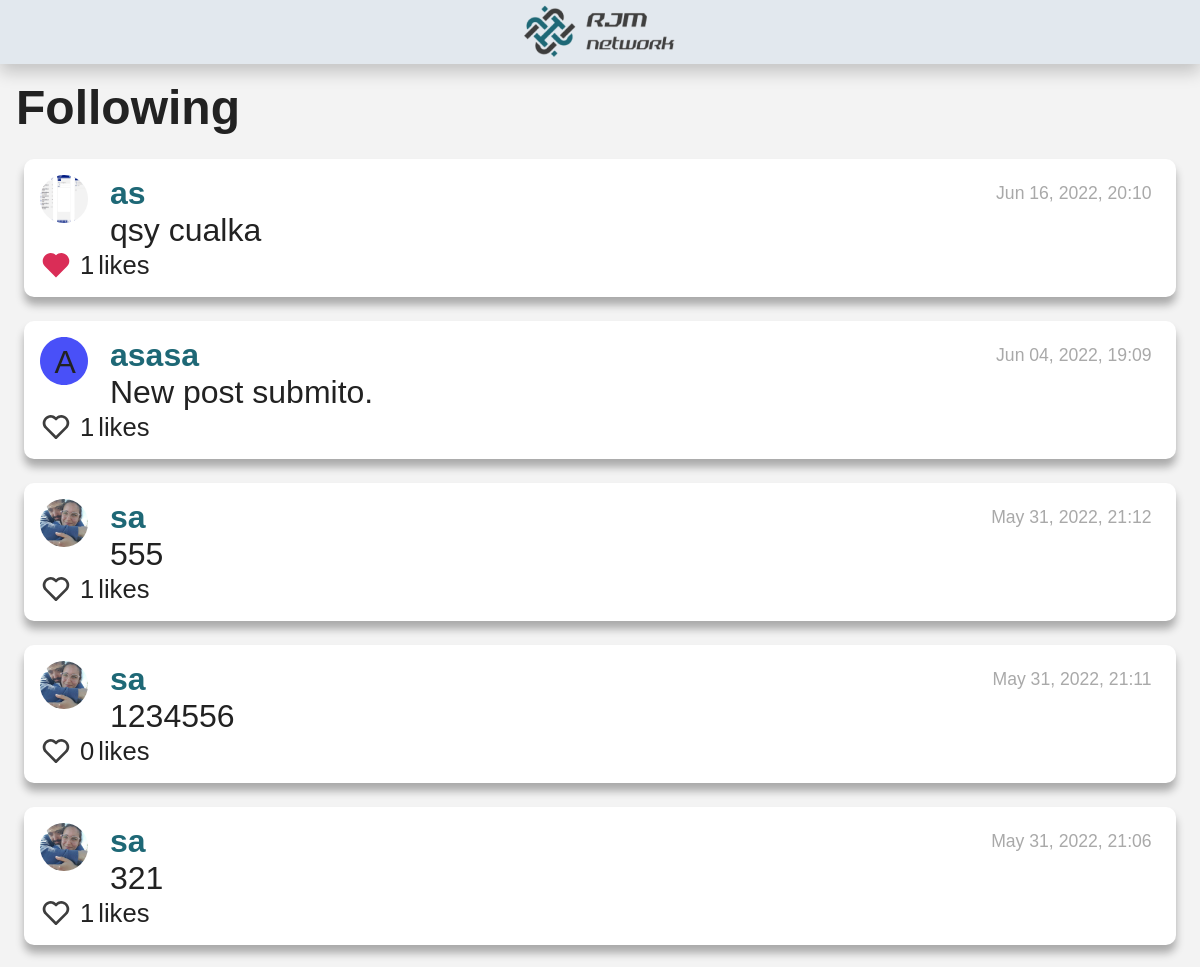
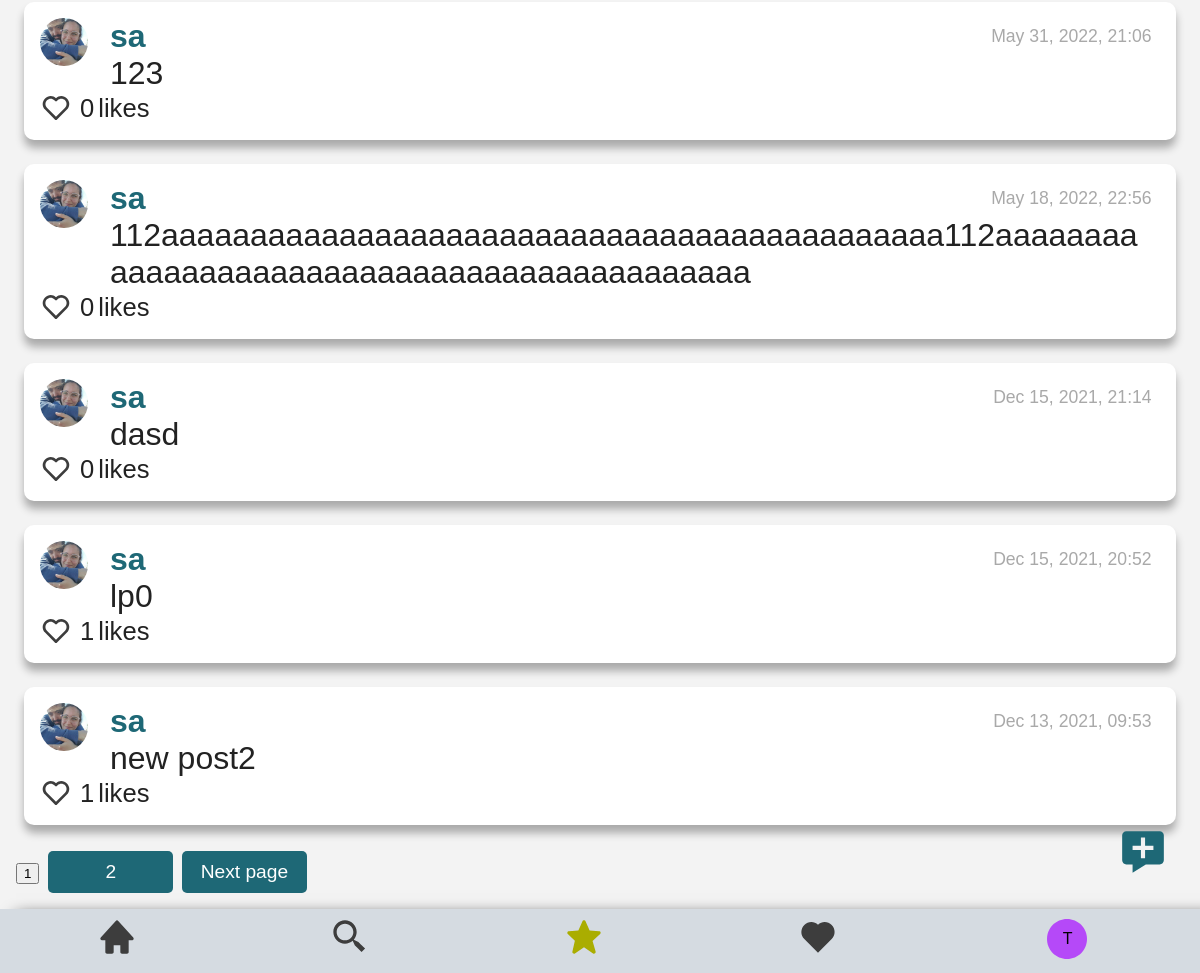
Page /following (signed in) on the committed database (2 pictures, top to bottom).
### network/models.py (models this page shows, shortened)
class User(AbstractUser):
    header_image = models.ImageField(null=True, blank=True, upload_to="images/")
    pass

class NewPost(models.Model):
    poster = models.ForeignKey(User, on_delete=models.PROTECT, related_name="posts_posted")
    description = models.TextField(blank=False)
    date_added = models.DateTimeField(auto_now_add=True)

### network/views.py (the view)
# urls.py: path("following", views.following, name="following"),
def following(request):
    if request.user.id:
        follows_filter=[]
        followers = Followers.objects.filter(follower=request.user.id)
        for each_followers_filter in followers:
            print(each_followers_filter.followed.id)
            follows_filter.append(each_followers_filter.followed.id)
        all_posts = NewPost.objects.all()
        all_posts = all_posts.order_by("-date_added")
        all_posts2=all_posts.filter(poster__in=follows_filter)
        total_posts=all_posts2.count()
        all_posts2=all_posts2[:10]
        total_pages=math.ceil(total_posts/10)
        list_total_pages = []
        for i in range(2, total_pages+1):
            list_total_pages.append(i)
        all_likers = Likers.objects.all()
        for post in all_posts2:
            post.date_added = (post.date_added.strftime("%b %d, %Y, %H:%M"))
            post.number_likes=0
            likers = all_likers.filter(post=post.id)
            likers_id = []
            for each_liker in likers:
                post.likers = each_liker.liker.all()
                post.number_likes = each_liker.liker.count()
                for each in each_liker.liker.all():
                    likers_id.append(each.id)
                post.likers_id = likers_id
        users = User.objects.all()
        user_color = {}
        colors_list = ["C37D7D", "FC792F", "4950F8", "EBFC2F", "15A2F1", "58FC2F", "36F9E1", "2ECF65", "B549F8", "FF83EB", "FCCF2F"]
        for j in users:
            user_color[j.id] = random.choice(colors_list)
            colors_list.remove(user_color[j.id])
        return render(request, "network/following.html",{
            "follows_filter":follows_filter,
            "all_posts":all_posts2,
            "list_total_pages":list_total_pages,
            "user_color": user_color,
        })
    else:
        return render(request, "network/register.html")

### network/templatetags/network_extras.py (called while the page is built)
@register.filter
def keyvalue(dict, key):
    return dict[key]

### network/templates/network/following.html (shortened to what this page needs)
{% extends "network/layout.html" %}
{% load static %}
{% load network_extras %}
{% block body %}
<h3>Following</h3>
    <div id="all_posts_view">
        <div id="page_0">
            {% if all_posts %}
                {% for post in all_posts %}
                    <div id="posts_style">
                        <div id="posts-flex-order">
                            <div id="posts-flex-order-child1">
                                {% if post.poster.header_image %}
                                    <img class="posts_profile_picture" alt="Image not found" src="/media/{{ post.poster.header_image }}">
                                {% else %}
                                    <div class="no_profile_picture">
                                        <svg id="dropbtn-profile" class="no_profile_picture_circle" width="40" height="40" viewBox="0 0 40 40" fill="none" xmlns="http://www.w3.org/2000/svg">
                                            <path id="dropbtn-profile" d="M40 20C40 31.0457 31.0457 40 20 40C8.95431 40 0 31.0457 0 20C0 8.9543 8.95431 0 20 0C31.0457 0 40 8.9543 40 20Z" fill="#{{user_color|keyvalue:post.poster.id}}"/>
                                        </svg>
                                        <div  class="no_profile_picture_letter">
                                            {{ post.poster|make_list|first|capfirst }}
                                        </div>
                                    </div>
                                {% endif %}
                            </div>
                            <div id="posts-flex-order-child2">
                                <div id="posts-first-line">
                                    <a id="profile"  href="profile/{{ post.poster.id }}">{{ post.poster }}</a>
                                    <div id="post-{{post.date_added}}" class="date_post"> {{ post.date_added }}</div>
                                </div>
                                <div id="post-description-{{post.id}}" class="description_post"> {{ post.description }} </div>
                            </div>
                        </div>
                        <div id="like_complete">
                            {% if user.id in post.likers_id %}
                                <button class="yes_button" id="like-btn-{{post.id}}" value="heart_full" onclick="like('{{ post.id }}')">
                                    <svg id="heart-img-{{ post.id }}" alt="jacket" width="40" height="40" viewBox="0 0 40 40" fill="none" xmlns="http://www.w3.org/2000/svg">
                                        <path d="M33.6751 7.9851C32.7561 7.05963 31.6632 6.32493 30.4593 5.82324C29.2555 5.32155 27.9643 5.06277 26.6601 5.06177C24.1931 5.06217 21.8162 5.98889 20 7.65843C18.1841 5.98861 15.8071 5.06185 13.34 5.06177C12.0343 5.06313 10.7417 5.3227 9.53661 5.82555C8.33155 6.3284 7.23783 7.06459 6.31838 7.99177C2.39672 11.9301 2.39838 18.0901 6.32172 22.0118L20 35.6901L33.6784 22.0118C37.6017 18.0901 37.6034 11.9301 33.6751 7.9851Z" fill="#DA2D57"/>
                                    </svg>
                                </button>
                            {% else %}
                                <button class="yes_button" id="like-btn-{{post.id}}" value="heart_empty"  onclick="like('{{ post.id }}')">
                                    <svg id="heart-img-{{ post.id }}" alt="jacket" width="40" height="40" viewBox="0 0 40 40" fill="none" xmlns="http://www.w3.org/2000/svg">
                                        <path d="M20 7.65843C18.1841 5.98861 15.8071 5.06185 13.34 5.06177C12.0343 5.06313 10.7417 5.3227 9.53661 5.82555C8.33155 6.3284 7.23783 7.06459 6.31838 7.99177C2.39672 11.9301 2.39838 18.0901 6.32172 22.0118L18.5417 34.2318C18.825 34.7301 19.3717 35.0518 20 35.0518C20.258 35.0493 20.5119 34.9863 20.7411 34.8679C20.9704 34.7495 21.1686 34.579 21.32 34.3701L33.6784 22.0118C37.6017 18.0884 37.6017 11.9301 33.675 7.9851C32.7561 7.05963 31.6632 6.32493 30.4593 5.82324C29.2555 5.32155 27.9643 5.06277 26.66 5.06177C24.1931 5.06217 21.8162 5.98889 20 7.65843ZM31.3184 10.3418C33.9234 12.9601 33.925 17.0501 31.3217 19.6551L20 30.9768L8.67838 19.6551C6.07505 17.0501 6.07672 12.9601 8.67505 10.3484C9.94172 9.08843 11.5984 8.3951 13.34 8.3951C15.0817 8.3951 16.7317 9.08843 17.9884 10.3451L18.8217 11.1784C18.9764 11.3333 19.16 11.4562 19.3622 11.5401C19.5644 11.6239 19.7812 11.6671 20 11.6671C20.2189 11.6671 20.4357 11.6239 20.6379 11.5401C20.8401 11.4562 21.0237 11.3333 21.1784 11.1784L22.0117 10.3451C24.5317 7.8301 28.8017 7.83677 31.3184 10.3418Z" fill="#3D3D3D"/>
                                    </svg>
                                </button>
                            {% endif %}
                            <div id="like-count-{{post.id}}" class="d-inline-block">{{post.number_likes}} </div> likes
                        </div>
                    </div>
                {% endfor %}
                <div id="id_page_buttons">
                    <button id="selected_button" class="no-button" > 1 </button>
                    {% if list_total_pages %}
                        {% for page in list_total_pages %}
                            <button class="page_button"  id="not_selected_button" onclick="pages('{{user.id}}', 0, '{{page}}'-1)">{{page}}</button>
                        {% endfor %}
                        <button class="page_button" onclick="pages('{{user.id}}', 0, 1)">Next page</button>
                    {% endif %}
                </div>
            {% else %}
                <li>no post</li>
            {% endif %}
        </div>
    </div>
{% endblock %}

### network/templates/network/layout.html (shortened to what this page needs)
{% load static %}
{% load network_extras %}
<!DOCTYPE html>
<html lang="en">
    <head>
        <link href="{% static 'network/styles.css' %}" rel="stylesheet">
    </head>
    <body>
        <header class="header">
            <img class="logo" src="{% static 'assets/logo1-removebg-preview 2.png' %}" alt="Logo_page">
        </header>
        <nav id="navbar" class="navbar navbar-expand-lg navbar-light bg-light">
            <a class="nav-link"  id="nav-home" href="{% url 'index'%}">
            </a>
            <div class="nav-link"  id="nav-search">
            </div>
            {% if user.is_authenticated %}
            <div class="new_post_button"  id="new_post">
            </div>
                <a class="nav-link" id="nav-following" href="{% url 'following' %}">
                </a>
                <a class="nav-link"  id="nav-liked-posts" href="{% url 'liked_posts'%}">
                </a>
                <div class="dropdown">
                    <button onclick="myFunction()" class="dropbtn" id="dropbtn-profile" >
                        {% if user.header_image %}
                            <img id="profile_img" class="posts_profile_picture" alt="Image not found" src="/media/{{ user.header_image }}">
                        {% else %}
                            <div class="no_profile_picture">
                                <svg id="dropbtn-profile" class="no_profile_picture" width="40" height="40" viewBox="0 0 40 40" fill="none" xmlns="http://www.w3.org/2000/svg">
                                    <path id="dropbtn-profile" d="M40 20C40 31.0457 31.0457 40 20 40C8.95431 40 0 31.0457 0 20C0 8.9543 8.95431 0 20 0C31.0457 0 40 8.9543 40 20Z" fill="#{{user_color|keyvalue:user.id}}"/>
                                </svg>
                                <div  id="profile_letter" class="no_profile_picture_letter">
                                    {{ user|make_list|first|capfirst }}
                                </div>
                            </div>
                        {% endif %}
                    </button>
                </div>
            {% else %}
                    <a class="nav-link" id="nav-link" href="{% url 'login' %}">Log In</a>
                    <a class="nav-link"  id="nav-link"href="{% url 'register' %}">Register</a>
            {% endif %}
        </nav>
        <div class="body">
            {% block body %}
            {% endblock %}
        </div>
    </body>
</html>

### network/static/network/styles.css (style rules this page uses)
#posts-flex-order { display: flex; flex-direction: row; }
#posts-flex-order-child1 { width: 70px; }
#posts-flex-order-child1 #dropbtn-profile { display: block; margin: auto; }
#posts-flex-order-child2 { width: 93%; display: flex; flex-direction: column; }
#posts-first-line { display: flex; flex-direction: row; align-items: center; justify-content: space-between; }
.posts_profile_picture { margin-right: .5rem; height: 1.5rem; width: 1.5rem; border-radius: 50%; }
.no_profile_picture { position: relative; margin:0; left: 0; top: 0; }
.no_profile_picture_letter { position:absolute; height:30px; width:30px; top: 6.5px; left : 14.5px; z-index: 20; }
.no_profile_picture_circle { position:absolute; height:1.5rem; width:1.5rem; z-index: 10; }
#profile { font-weight:bold; }
.date_post { font-size: 55%; color:darkgray; }
.description_post { word-wrap: break-word; }
#like_complete { display: flex; flex-direction: row; align-items: center; font-size: 80%; }
.yes_button { all: unset; height: 1rem; margin-right: 8px; cursor: pointer; }
.yes_button svg { width: 1rem; height: 1rem; }
.d-inline-block { margin-right: 4px; }
.page_button { width: 3.9rem; height: 1.3rem; background-color: var(--link-color); color: var(--white-color); margin: 0; font-size: .6rem; border:0; border-radius: 5px; text-align: center; }
:root { --white-color: #ffffff; --black-color: #000000; --white-alpha-color: rgba(255, 255, 255, 0.5); --black-alpha-color: rgba(0, 0, 0, 0.3); --black-alpha-color2: rgba(0, 0, 0, 0.5); --gray-color: #ccc; --gray-dark-color: #555; --gray-light-color: #f3f3f3; --text-color: #222; --gray-blue: #D5DBE1; --gray-blue-2: #E2E8EE; --gray-light-2: #3d509f; --black-logo: #3D3D3D; --pink-color: #DA2D57; --yellow-color: #AAAD00; --blue-color: #0013C2; --green-color: #2B8800; --orange-color: #FF8A00; --pic-user-logued-color: #00BAAF; --link-color: #1E6876; --link-dark-color: #144852; --link-light-color: #2d9cb3; --font: "Ubuntu", sans-serif; --max-width: 1200px; --header-height: 2rem; --search-height: 1.3rem; }
html { box-sizing: border-box; font-family: var(--font); font-size: 2rem; scroll-behavior: smooth; }
*, *::after, *::before { box-sizing: inherit; }
body { margin: 0; overflow-x: hidden; color: var(--text-color); background-color: var(--gray-light-color); }
a { color: var(--link-color); text-decoration: none; transition: all ease-out; }
h3 { margin: 0; font-size: 1.5rem; }
.header { position: fixed; left: 0; top: 0; width: 100%; height: var(--header-height); background-color: var(--gray-blue-2); color: var(--white-color); display: flex; justify-content: center; align-items: center; box-shadow: 0px 8px 16px 0px rgba(0,0,0,0.2); z-index: 990; }
.navbar { position: fixed; left: 0; bottom: 0; width: 100%; height: var(--header-height); background-color: var(--gray-blue); display: flex; flex-direction: row; justify-content: space-around; align-items: center; box-shadow: 16px 8px 16px 0px rgba(0,0,0,1.2); z-index: 990; }
.dropbtn { background-color: rgba(0,0,0,0); padding: 16px; font-size: 16px; border: none; cursor: pointer; z-index: 900; }
.dropdown { position: relative; display: inline-block; }
.dropdown #profile_letter { top: 10.5px; left: 5.5px; }
.new_post_button { position: fixed; right: 1rem; bottom: 3rem; cursor: pointer; height: 50px; }
body { margin: var(--header-height) 0; padding: .5rem; }
#posts_style { margin: 24px 8px; padding: 16px; background-color: var(--white-color); border-radius: 10px; box-shadow: 0px 8px 8px 0px rgba(0,0,0,0.3); }
#nav-search { cursor: pointer; }
::placeholder { color: var(--gray-color); opacity: 1; }

### rows in the picture
User: username "T"
NewPost: poster.header_image (picture), poster "as", date_added "Jun 16, 2022, 20:10", description "qsy cualka", number_likes "1"
NewPost: poster|make_list "A", poster "asasa", date_added "Jun 04, 2022, 19:09", description "New post submito.", number_likes "1"
NewPost: poster.header_image (picture), poster "sa", date_added "May 31, 2022, 21:12", description "555", number_likes "1"
NewPost: poster.header_image (picture), poster "sa", date_added "May 31, 2022, 21:11", description "1234556", number_likes "0"
NewPost: poster.header_image (picture), poster "sa", date_added "May 31, 2022, 21:06", description "321", number_likes "1"
NewPost: poster.header_image (picture), poster "sa", date_added "May 31, 2022, 21:06", description "123", number_likes "0"
NewPost: poster.header_image (picture), poster "sa", date_added "May 18, 2022, 22:56", description "112aaaaaaaaaaaaaaaaaaaaaaaaaaaaaaaaaaaaaaaaaaaa112aaaaaaaaaaaaaaaaaaaaaaaaaaaaaaaaaaaaaaaaaaaa", number_likes "0"
NewPost: poster.header_image (picture), poster "sa", date_added "Dec 15, 2021, 21:14", description "dasd", number_likes "0"
NewPost: poster.header_image (picture), poster "sa", date_added "Dec 15, 2021, 20:52", description "lp0", number_likes "1"
NewPost: poster.header_image (picture), poster "sa", date_added "Dec 13, 2021, 09:53", description "new post2", number_likes "1"

### other values in the picture
{{ page }} "2"
